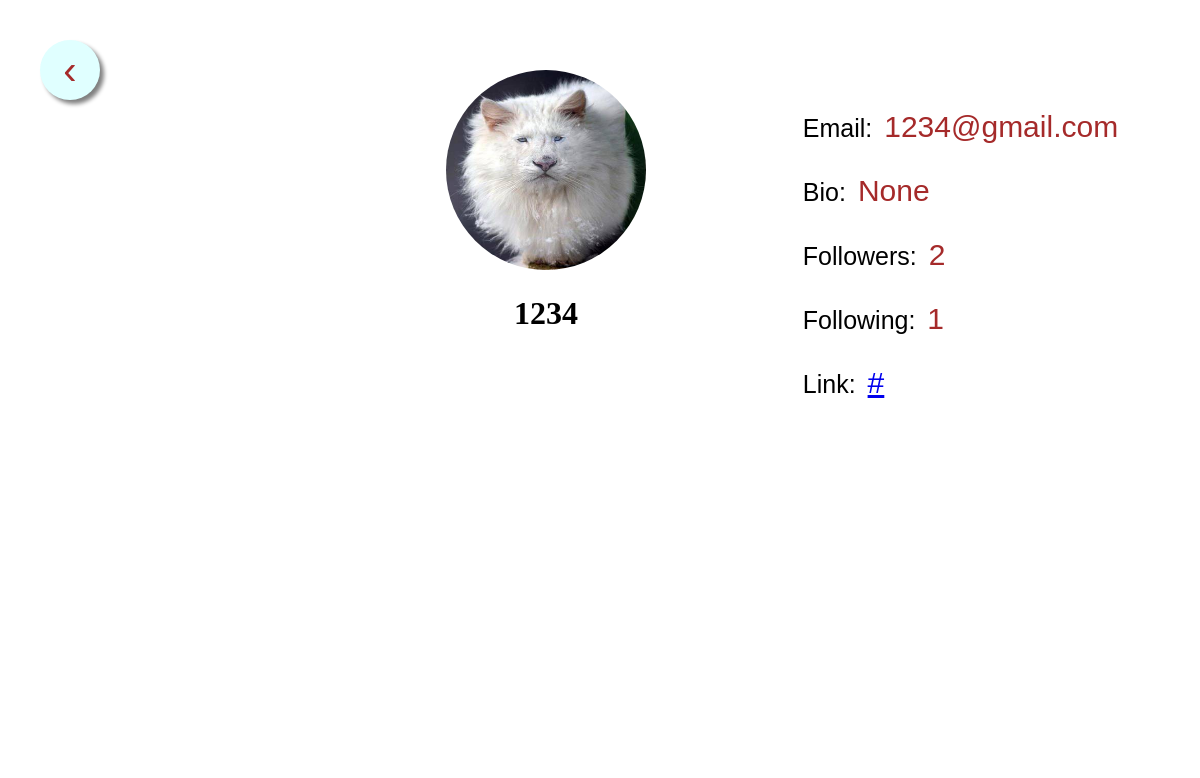
Screenshot of /account/1 (signed in) with the database file from the repository.
### Snap/models.py (models this page shows, shortened)
class User(db.Model,UserMixin):
    __tablename__= 'user'
    __searchable__= ['username']
    id = db.Column(db.Integer,primary_key=True)
    username = db.Column(db.String(20),unique=True, nullable=False)
    email = db.Column(db.String(120), unique=True, nullable=False)
    password = db.Column(db.String(40), nullable=False)
    image_file = db.Column(db.String(20),  nullable=False, default='default.jpg')
    image_url = db.Column(db.String(500))
    bio= db.Column(db.String(200))
    following_to = db.relationship('Following_to',backref='to_author', lazy='dynamic')
    Link_facebook = db.Column(db.String(120),default='#')
    Link_twitter = db.Column(db.String(120),default='#')
    Link_other = db.Column(db.String(120),default='#')
    post = db.relationship('Post', backref='author', lazy=True)
    def following_by_count(self, userid):
        return Following_to.query.filter_by(
                to_user=userid,
                ).count()
    def following_to_count(self, userid):
        return Following_to.query.filter_by(
                from_user_id=userid,
                ).count()

### Snap/routes.py (the view)
@app.route('/account/<int:user_id>',methods=['GET','POST'])
@login_required
def user_account(user_id):
    if user_id is current_user.id:
        return redirect(url_for('account'))
        return
    user = User.query.filter_by(id=user_id).first_or_404()
    form = UpdateAccountForm()
    if request.method == 'GET':
        form.username.data = current_user.username
        form.email.data = current_user.email
        form.bio .data= current_user.bio
        form.link.data=current_user.Link_facebook
    image_file = url_for('static', filename='profile_pics/' + user.image_file)
    return render_template("user_account.html",user=user,form=form,image_file=image_file)

### Snap/models.py (called while the page is built)
@login_manager.user_loader
def load_user(user_id):
    return User.query.get(int(user_id))

### Snap/templates/user_account.html (shortened to what this page needs)
<!DOCTYPE html>
<html lang="en">
<head>
    <link href="./../static/css/layout.css" rel="stylesheet">
</head>
<body>
    <a style="border:none" href="{{ url_for('home')}}"><button class="back-button">&#8249;</button></a>
    <div class="profile-container">
        <div class="profile-details-block">
            <div class="profile-image-container">
                {% if user.image_url %}
                <img src="{{user.image_url}}">
                {% else %}
                <img src="./../static/profile_pics/{{user.image_file}}">
                {% endif %}
                <h1>{{ user.username }}</h1>
            </div>
        </div>
        <div class="profile-content-block">
            <ul>
                <li>
                    <p>
                        <span>Email: </span>{{user.email}}
                    </p>
                </li>
                <li>
                    <p>
                        <span>Bio: </span>{{user.bio}}
                    </p>
                </li>
                <li>
                    <p>
                        <span>Followers: </span>{{user.following_by_count(user.id)}}
                    </p>
                </li>
                <li>
                    <p>
                        <span>Following: </span>{{user.following_to_count(user.id)}}
                    </p>
                </li>
                <li>
                    <p>
                        <span>Link: </span><a href="{{user.Link_facebook}}">{{user.Link_facebook}}</a>
                    </p>
                </li>
            </ul>
        </div>
    </div>
    <div class="space-block"></div>
</body>
</html>

### Snap/static/css/layout.css (style rules this page uses)
body { background-color: white; text-align: center; margin: 20px 20px; padding: 20px 20px; }
.profile-container { display: block; width: 100%; margin: 10px 10px; padding: 10px 10px; background-color: white; }
.profile-details-block { display: block; max-width: 40%; margin: auto auto; padding: 10px 10px; border-radius: 20px; }
.profile-image-container { float: left; text-align: center; border-radius: 20px; width: 300px; height: 300px; }
.profile-image-container img { border-radius: 50%; width: 200px; height: 200px; margin: auto auto; }
.profile-content-block { display: inline-block; background-color: white; padding: 10ps 10px; }
.profile-content-block ul { list-style: none; margin: 5px 5px; text-align: left; }
.profile-content-block ul li { margin: 5px 5px; font-size: 30px; color: brown; font-family: 'Gill Sans', 'Gill Sans MT', Calibri, 'Trebuchet MS', sans-serif; }
.profile-content-block ul li p span { margin: 5px 5px; font-size: 25px; color: black; font-family: 'Gill Sans', 'Gill Sans MT', Calibri, 'Trebuchet MS', sans-serif; }
.space-block { width: 100%; height: 300px; background-color: white; }
.back-button { float: left; height: 60px; width: 60px; background-color: lightcyan; text-align: center; border: none; color: brown; font-size: 40px; border-radius: 50%; box-shadow: 4px 4px 4px gray; }

### rows the page displays
User: image_file (placeholder picture), username "1234", email "1234@gmail.com", bio "None", following_to_count "1", Link_facebook "#"

### other values shown
{{ user.following_by_count(user.id) }} "2"
